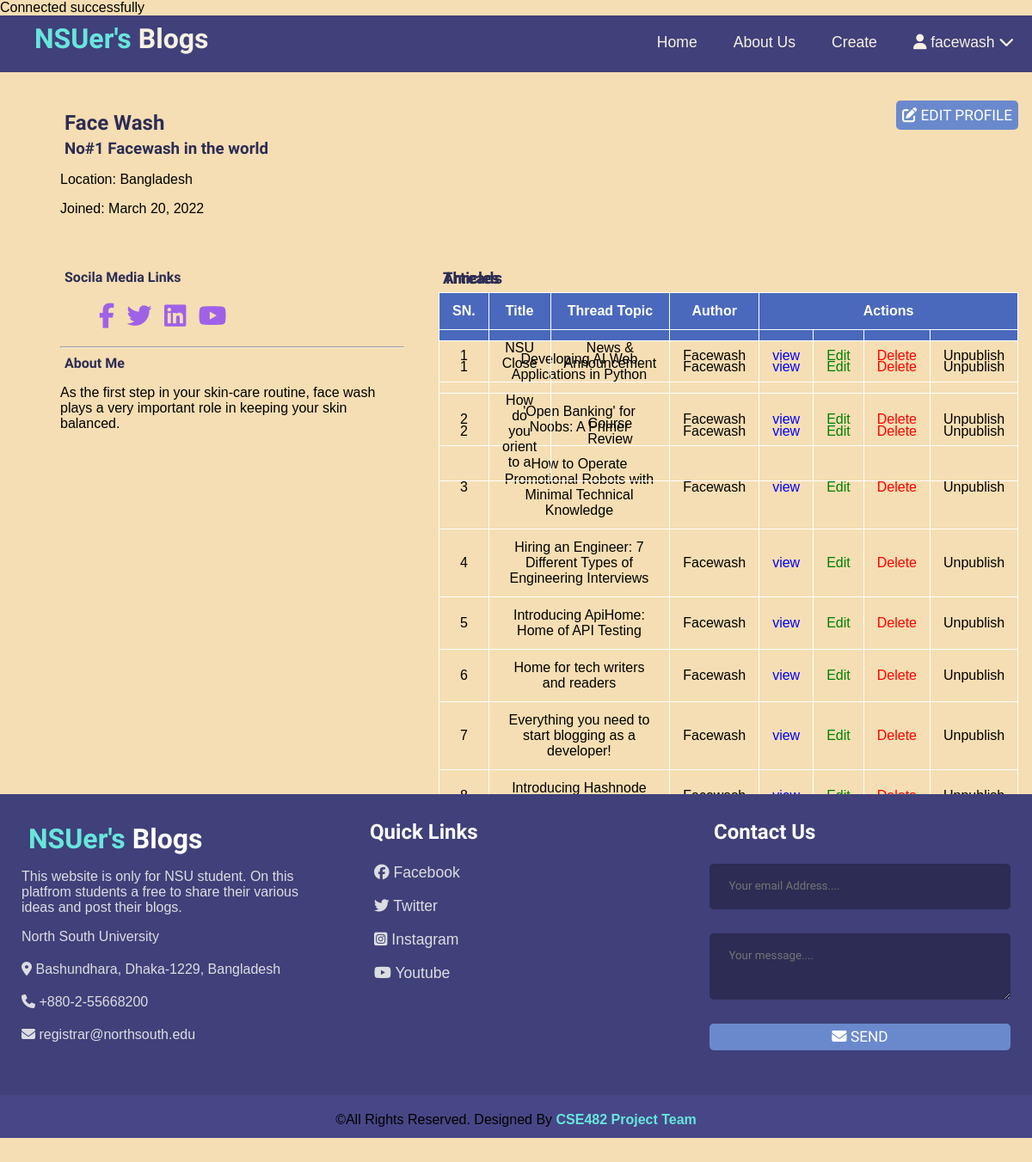
Screenshot of /Blog/profile.php?id=11 (signed in) with the database file from the repository.
### tables this page shows
CREATE TABLE IF NOT EXISTS `users` (
  `id` int(11) NOT NULL AUTO_INCREMENT,
  `admin` tinyint(4) NOT NULL,
  `username` varchar(255) NOT NULL,
  `email` varchar(255) NOT NULL,
  `password` varchar(255) NOT NULL,
  `first_name` varchar(50) NOT NULL,
  `last_name` varchar(50) NOT NULL,
  `profile_tagline` varchar(255) NOT NULL,
  `location` varchar(60) NOT NULL,
  `about_me` text NOT NULL,
  `fb_link` varchar(255) NOT NULL,
  `tw_link` varchar(255) NOT NULL,
  `lk_link` varchar(255) NOT NULL,
  `yt_link` varchar(255) NOT NULL,
  `created_at` datetime NOT NULL DEFAULT current_timestamp(),
  PRIMARY KEY (`id`),
  UNIQUE KEY `email` (`email`)
);

CREATE TABLE IF NOT EXISTS `posts` (
  `id` int(11) NOT NULL AUTO_INCREMENT,
  `user_id` int(11) NOT NULL,
  `topic_id` int(11) DEFAULT NULL,
  `title` varchar(255) NOT NULL,
  `image` varchar(255) NOT NULL,
  `body` text NOT NULL,
  `published` int(4) NOT NULL,
  `created_at` datetime NOT NULL DEFAULT current_timestamp(),
  PRIMARY KEY (`id`),
  KEY `topic_id` (`topic_id`)
);

CREATE TABLE IF NOT EXISTS `threads` (
  `id` int(11) NOT NULL AUTO_INCREMENT,
  `user_id` int(11) NOT NULL,
  `thread_topic_id` int(11) NOT NULL,
  `title` varchar(255) NOT NULL,
  `body` text NOT NULL,
  `published` tinyint(4) NOT NULL,
  `created_at` datetime NOT NULL DEFAULT current_timestamp(),
  `update_at` datetime NOT NULL DEFAULT current_timestamp(),
  PRIMARY KEY (`id`),
  KEY `thread_topic_id` (`thread_topic_id`)
);

CREATE TABLE IF NOT EXISTS `thread_topics` (
  `id` int(11) NOT NULL AUTO_INCREMENT,
  `name` varchar(255) NOT NULL,
  `description` text NOT NULL,
  `created_at` datetime NOT NULL DEFAULT current_timestamp(),
  PRIMARY KEY (`id`)
);

### Blog/app/database/db.php (called while the page is built, shortened)
<?php
require("connect.php");
function executeQuery($sql, $data)
{
    global $conn;
    $statement = $conn->prepare($sql);
    $values = array_values($data);
    $types = str_repeat('s', count($values));
    $statement->bind_param($types, ...$values);
    $statement->execute();
    return $statement;
}
function selectAll($table, $conditions = [])
{
    global $conn;
    $sql = "SELECT * FROM $table";
    if (empty($conditions)) {
        $statement = $conn->prepare($sql);
        $statement->execute();
        $records = $statement->get_result()->fetch_all(MYSQLI_ASSOC);
        return $records;
    } else {
        $i = 0;
        foreach ($conditions as $key => $value) {
            if ($i === 0) {
                $sql = $sql . " WHERE $key = ?";
            } else {
                $sql = $sql . " AND $key = ?";
            }
            $i++;
        }
        $statement = executeQuery($sql, $conditions);
        $records = $statement->get_result()->fetch_all(MYSQLI_ASSOC);
        return $records;
    }
}
function selectOne($table, $conditions)
{
    $sql = "SELECT * FROM $table";
    $i = 0;
    foreach ($conditions as $key => $value) {
        if ($i === 0) {
            $sql = $sql . " WHERE $key = ?";
        } else {
            $sql = $sql . " AND $key = ?";
        }
        $i++;
    }
    $sql = $sql . " LIMIT 1";
    $statement = executeQuery($sql, $conditions);
    $record = $statement->get_result()->fetch_assoc();
    return $record;
}

### Blog/app/controllers/user-posts.php (called while the page is built, shortened)
<?php
include(ROOT_PATH . "/app/database/db.php");
$table = 'posts';
$posts = selectAll($table);

### Blog/profile.php (the view, shortened to what this page needs)
<?php
include(ROOT_PATH . '/app/controllers/user-posts.php');
if (isset($_GET['id'])) {
  $user = selectOne('users', ['id' => $_GET['id']]);
  $full_name = $user['first_name'] . ' ' . $user['last_name'];
}
$posts = selectAll('posts', ['user_id' => $user['id']]);
$threads = selectAll('threads', ['user_id' => $user['id']]);
$thread_topics = selectAll('thread_topics');
?>
<!DOCTYPE html>
<html lang="en">
<head>
  <link rel="stylesheet" href="assets/css/style.css">
</head>
<body>
  <?php
  include(ROOT_PATH . "/app/includes/header.php");
  ?>
  <main class="container mtb-2">
    <section class="profile-container">
      <div class="profile-header">
        <div class="profile-header-container">
          <div class="profile-header-items">
            <h2><?php echo ucwords($full_name); ?></h2>
            <h3><?php echo ucfirst($user['profile_tagline']) ?></h3>
            <p>
              Location: <?php echo ucwords($user['location']); ?>
            </p>
            <p>
              Joined: <?php echo date('F j, Y', strtotime($user['created_at'])); ?>
            </p>
          </div>
          <div class="profile-header-items">
            <a href="edit-profile.php?id=<?php echo $user['id']; ?>" class="btn" role="button">
              <i class="fas fa-edit"></i>
              Edit Profile
            </a>
          </div>
        </div>
      </div>
      <div class="profile-body">
        <div class="social-media-list">
          <h4>Socila Media Links</h4>
          <ul>
            <li>
              <a href="<?php echo $user['fb_link'] ?>" target="_blank">
                <i class="fab fa-facebook-f"></i>
              </a>
            </li>
            <li>
              <a href="<?php echo $user['tw_link'] ?>" target="_blank">
                <i class="fab fa-twitter"></i>
              </a>
            </li>
            <li>
              <a href="<?php echo $user['lk_link'] ?>" target="_blank">
                <i class="fab fa-linkedin"></i>
              </a>
            </li>
            <li>
              <a href="<?php echo $user['yt_link'] ?>" target="_blank">
                <i class="fab fa-youtube"></i>
              </a>
            </li>
          </ul>
        </div>
        <hr />
        <div class="user-bio">
          <h4>About Me</h4>
          <p>
            <?php echo html_entity_decode($user['about_me']); ?>
          </p>
        </div>
      </div>
      <div class="profile-articles">
        <div>
          <h3>Articles</h3>
        </div>
        <table>
          <thead>
            <th>SN.</th>
            <th>Title</th>
            <th>Author</th>
            <th colspan="4">Actions</th>
          </thead>
          <tbody>
          <tbody>
            <?php foreach ($posts as $key => $post) : ?>
              <tr>
                <td>
                  <?php echo $key + 1 ?>
                </td>
                <td>
                  <?php echo $post['title'] ?>
                </td>
                <td>
                  <?php echo ucfirst($user['username']); ?>
                </td>
                <td>
                  <a href="<?php echo Base_URL . 'single.php?id=' . $post['id']; ?>" class="view">
                    view
                  </a>
                </td>
                <td>
                  <a href="<?php echo Base_URL . 'user/edit-post.php?id=' . $post['id']; ?>" class="edit">
                    Edit
                  </a>
                </td>
                <td>
                  <a href="<?php echo Base_URL . 'profile.php?id=' . $_SESSION['id'] . '&udel_id=' . $post['id']; ?>" class="delete">
                    Delete
                  </a>
                </td>
                <?php if ($post['published']) : ?>
                  <td>
                    <a href="<?php echo Base_URL . 'user/edit-post.php?published=0&p_id=' . $post['id']; ?>" class="unpublish">
                      Unpublish
                    </a>
                  </td>
                <?php endif; ?>
              </tr>
            <?php endforeach; ?>
          </tbody>
          </tbody>
        </table>
      </div>
      <div class="profile-articles">
        <div>
          <h3>Threads</h3>
        </div>
        <table>
          <thead>
            <th>SN.</th>
            <th>Title</th>
            <th>Thread Topic</th>
            <th>Author</th>
            <th colspan="4">Actions</th>
          </thead>
          <tbody>
          <tbody>
            <?php foreach ($threads as $key => $thread) : ?>
              <tr>
                <td>
                  <?php echo $key + 1 ?>
                </td>
                <td>
                  <?php echo $thread['title'] ?>
                </td>
                <?php foreach ($thread_topics as $key => $topic) :  ?>
                  <?php if ($thread['thread_topic_id'] == $topic['id']) : ?>
                    <td>
                      <?php echo $topic['name'] ?>
                    </td>
                  <?php endif; ?>
                <?php endforeach; ?>
                <td>
                  <?php echo ucfirst($user['username']); ?>
                </td>
                <td>
                  <a href="<?php echo Base_URL . 'thread.php?id=' . $thread['id']; ?>" class="view">
                    view
                  </a>
                </td>
                <td>
                  <a href="<?php echo Base_URL . 'user/edit-thread.php?id=' . $thread['id']; ?>" class="edit">
                    Edit
                  </a>
                </td>
                <td>
                  <a href="<?php echo Base_URL . 'profile.php?id=' . $_SESSION['id'] . '&udel_id=' . $thread['id']; ?>" class="delete">
                    Delete
                  </a>
                </td>
                <?php if ($thread['published']) : ?>
                  <td>
                    <a href="<?php echo Base_URL . 'user/edit-thread.php?published=0&t_id=' . $thread['id']; ?>" class="unpublish">
                      Unpublish
                    </a>
                  </td>
                <?php endif; ?>
              </tr>
            <?php endforeach; ?>
          </tbody>
          </tbody>
        </table>
      </div>
    </section>
  </main>
  <?php include(ROOT_PATH . "/app/includes/footer.php") ?>
</body>
</html>

### Blog/assets/css/style.css (style rules this page uses)
* { box-sizing: border-box; }
html, body { height: 100%; padding: 0px; margin: 0px; background: wheat; font-family: Arial, Helvetica, sans-serif; }
h1, h2, h3, h4, h5, h6 { font-family: "Trirong", serif; color: #2c2c54; margin: 5px; }
a { text-decoration: none; color: inherit; }
.btn { padding: 0.2rem 0.5rem; background: #6a89cc; color: #0c2461; border: 1px solid transparent; border-radius: 0.25rem; font-size: 1.08em; font-family: "Trirong", serif; }
.container { width: 100%; margin: 0 auto; padding: 0px 20px; max-width: 1140px; }
.mtb-2 { margin-top: 20px; margin-bottom: 20px; }
table { border-collapse: collapse; width: 100%; }
table td, table th { padding: 12px 15px; border: 1px solid white; text-align: center; font-size: 16px; }
table th { background-color: #4a69bd; color: white; }
.profile-container { display: grid; width: 100%; height: 100%; grid-template-areas: "profile-header profile-header" "profile-body profile-articles"; grid-template-columns: 40% 4fr; grid-template-rows: auto 1fr; }
.profile-container > div { padding: 20px; }
.profile-header { grid-area: profile-header; }
.profile-body { grid-area: profile-body; }
.profile-articles { grid-area: profile-articles; }
.profile-header-container { display: flex; flex-direction: row; flex-wrap: nowrap; justify-content: normal; align-items: normal; align-content: normal; }
.profile-header-items:nth-child(2) { display: block; flex-grow: 1; flex-shrink: 1; flex-basis: auto; align-self: auto; order: 0; }
.profile-header-items:nth-child(3) { display: block; flex-grow: 0; flex-shrink: 2; flex-basis: auto; align-self: auto; order: 0; }
.social-media-list ul { list-style-type: none; margin-right: 20px; }
.social-media-list li { display: inline-block; }
.social-media-list a { text-decoration: none; }
.social-media-list i { font-size: 29px; color: #9f61e7; padding: 5px; }
.edit { color: green; }
.delete { color: red; }
.publish, .view { color: blue; }
.btn { background: #6a89cc; text-align: center; padding: 6px; border-radius: 5px; color: #fff; cursor: pointer; text-transform: uppercase; }

### rows the page displays
users: full_name "Face Wash", profile_tagline "No#1 Facewash in the world", location "Bangladesh", created_at "March 20, 2022", about_me "As the first step in your skin-care routine, face wash plays a very important role in keeping your skin balanced."
posts: title "Developing AI Web Applications in Python", user.username "Facewash"
posts: title "'Open Banking' for Noobs: A Primer", user.username "Facewash"
posts: title "How to Operate Promotional Robots with Minimal Technical Knowledge", user.username "Facewash"
posts: title "Hiring an Engineer: 7 Different Types of Engineering Interviews", user.username "Facewash"
posts: title "Introducing ApiHome: Home of API Testing", user.username "Facewash"
posts: title "Home for tech writers and readers", user.username "Facewash"
posts: title "Everything you need to start blogging as a developer!", user.username "Facewash"
posts: title "Introducing Hashnode…"
threads: title "NSU Close", user.username "Facewash"
thread_topics: name "News & Announcement"
threads: title "How do you orient to a", user.username "Facewash"
thread_topics: name "Course Review"

### other values shown
$_SESSION['username'] "facewash"
